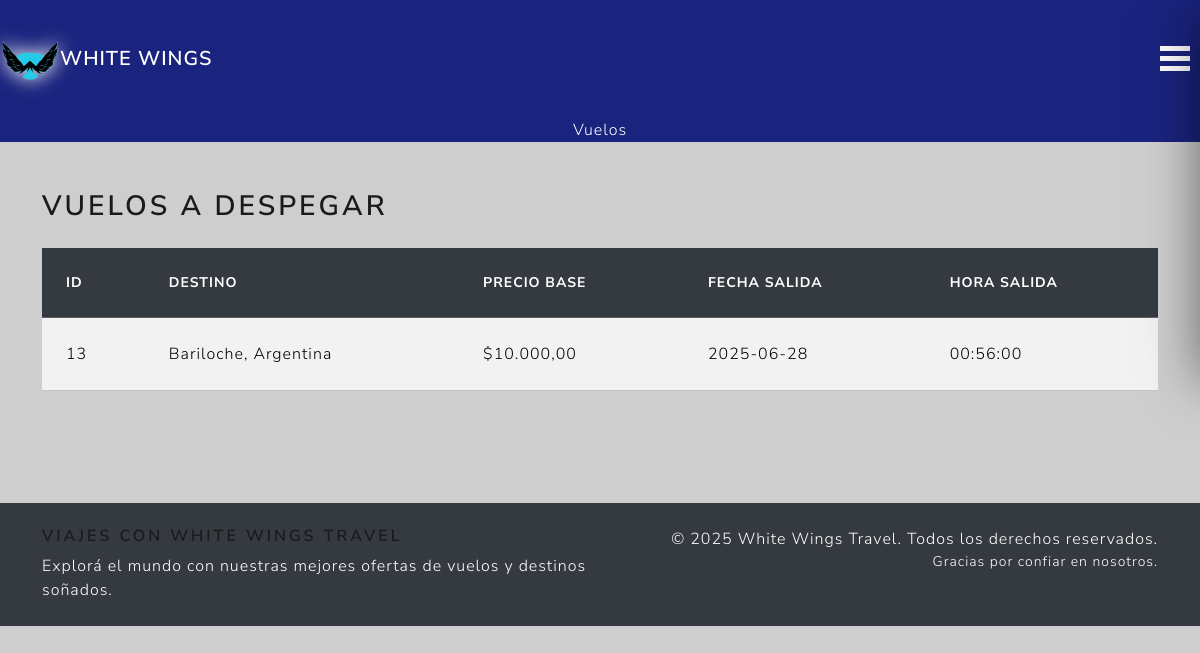
The page /productos.php on the database its author committed.
### tables this page shows
CREATE TABLE `viajes` (
  `id` int NOT NULL,
  `destino` varchar(100) DEFAULT NULL,
  `precio_base` decimal(10,2) DEFAULT NULL,
  `fecha_salida` date DEFAULT NULL,
  `hora_salida` time DEFAULT NULL,
  `creado_en` timestamp NOT NULL DEFAULT CURRENT_TIMESTAMP
);

### productos.php (the view)
<?php include("template/header.php") ?>
<?php
require $_SERVER['DOCUMENT_ROOT'] . '/Olimpiadas/admin/config/bd.php';
$ahora = date('Y-m-d H:i:s');
$sql = "SELECT * FROM viajes WHERE CONCAT(fecha_salida, ' ', hora_salida) >= :ahora ORDER BY fecha_salida, hora_salida LIMIT 10";
$stmt = $pdo->prepare($sql);
$stmt->execute(['ahora' => $ahora]);
$vuelos = $stmt->fetchAll(PDO::FETCH_ASSOC);
?>
<div class="container my-5">
    <h2 class="mb-4" id="vuelos">Vuelos a despegar</h2>
    <?php if (count($vuelos) > 0): ?>
        <div class="table-responsive">
            <table class="table table-striped table-hover align-middle">
                <thead class="table-dark">
                    <tr>
                        <th>ID</th>
                        <th>Destino</th>
                        <th>Precio Base</th>
                        <th>Fecha Salida</th>
                        <th>Hora Salida</th>
                    </tr>
                </thead>
                <tbody>
                    <?php foreach ($vuelos as $vuelo): ?>
                        <tr onclick="window.location='comprar_boleto.php?destino=<?= urlencode($vuelo['destino']) ?>&fecha_ida=<?= urlencode($vuelo['fecha_salida']) ?>&precio_base=<?= $vuelo['precio_base'] ?>'"
                            style="cursor:pointer;">
                            <td><?= htmlspecialchars($vuelo['id']) ?></td>
                            <td><?= htmlspecialchars($vuelo['destino']) ?></td>
                            <td>$<?= number_format($vuelo['precio_base'], 2, ',', '.') ?></td>
                            <td><?= htmlspecialchars($vuelo['fecha_salida']) ?></td>
                            <td><?= htmlspecialchars($vuelo['hora_salida']) ?></td>
                        </tr>
                    <?php endforeach; ?>
                </tbody>
            </table>
        </div>
    <?php else: ?>
        <p>No hay vuelos disponibles para despegar próximamente.</p>
    <?php endif; ?>
</div>
<?php include("template/footer.php") ?>

### css/style.css (style rules this page uses)
body { color: white; background-color: rgb(206, 206, 206); margin-top: 0px; }
:root { --width: 300px; --padding: 10px; --bgcolor: #1a237e; --hovercolor: #111438; --midth-collapsed: 50px; }
table.table-striped tbody tr { transition: background-color 0.3s ease; }

### rows shown on the page
viajes: id "13", destino "Bariloche, Argentina", precio_base "10.000,00", fecha_salida "2025-06-28", hora_salida "00:56:00"
